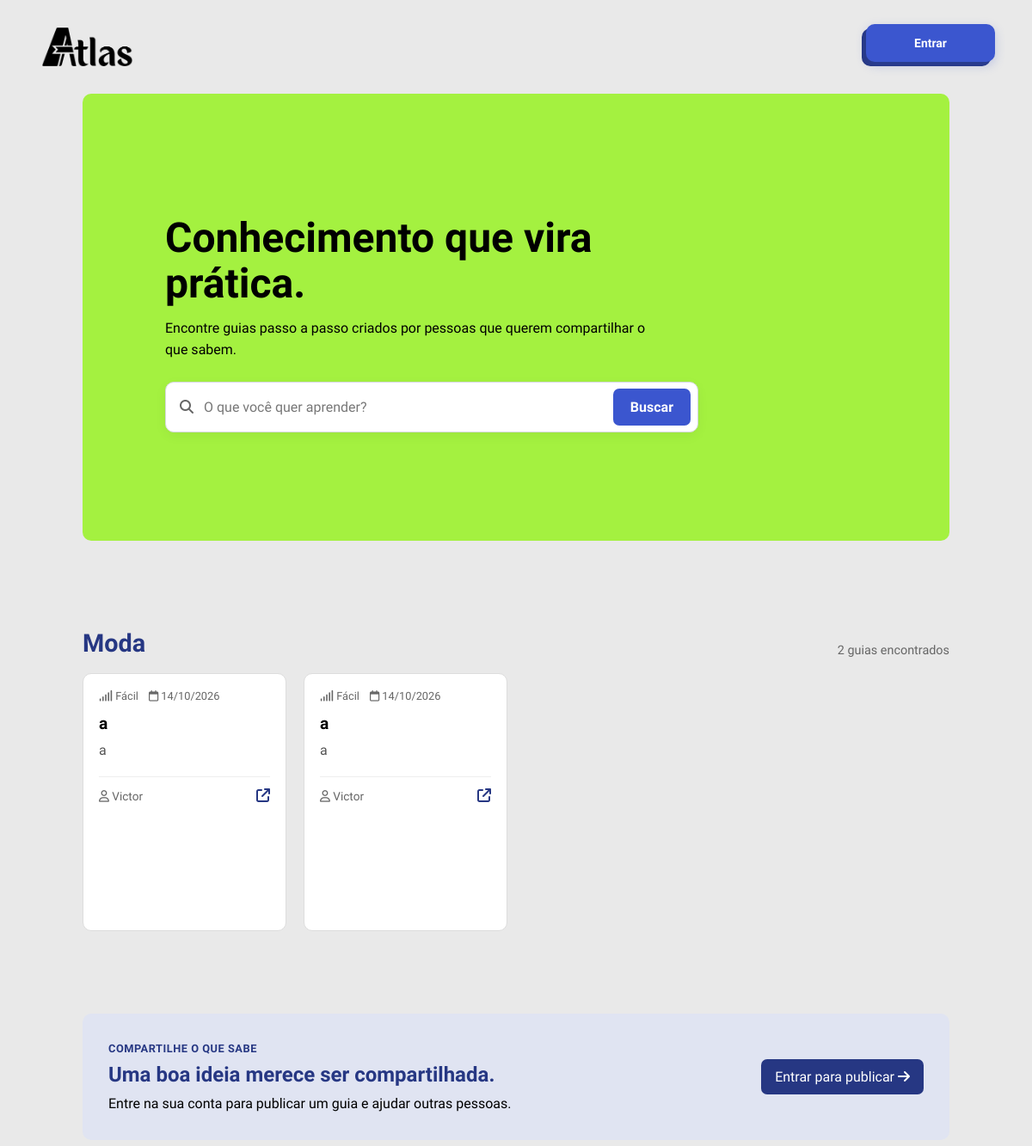
/guias_Moda.php (upper part), run on an earlier commit of the app's database.
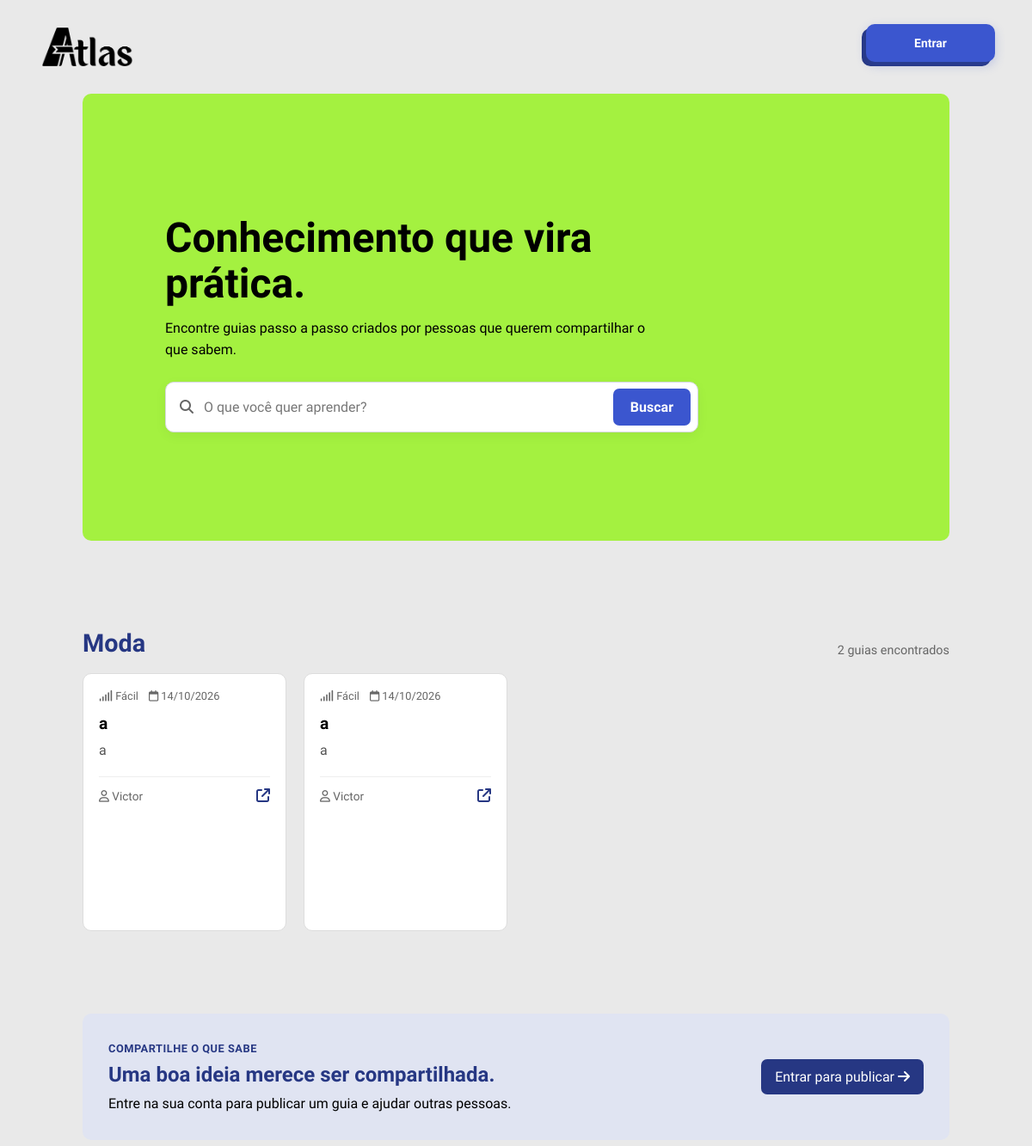
And on a later commit of the database.
### tables this page shows
CREATE TABLE `guia` (
  `id_guia` int(11) NOT NULL,
  `id_usuario` int(11) NOT NULL,
  `titulo` varchar(200) NOT NULL,
  `descricao` text NOT NULL,
  `categoria` enum('Culinária','Casa','Limpeza','Finanças','Trabalho','Educação','Saúde','Automóveis','Transporte','Tecnologia','Jardinagem','Moda','Cuidados','Manutenção','Compras') NOT NULL,
  `dificuldade` enum('Fácil','Médio','Difícil') NOT NULL,
  `capa` blob NOT NULL,
  `foto` blob NOT NULL,
  `video` mediumblob NOT NULL,
  `data_criacao` date NOT NULL DEFAULT current_timestamp(),
  `data_atualizacao` datetime DEFAULT NULL
);

CREATE TABLE `usuario` (
  `id_usuario` int(11) NOT NULL,
  `foto` blob DEFAULT NULL,
  `nome` varchar(100) NOT NULL,
  `email` varchar(150) NOT NULL,
  `senha` varchar(255) NOT NULL,
  `preferencia` enum('Culinária','Casa','Limpeza','Finanças','Trabalho','Educação','Saúde','Automóveis','Transporte','Tecnologia','Jardinagem','Moda','Cuidados','Manutenção','Compras') NOT NULL,
  `nivel` enum('1','2','3','') NOT NULL DEFAULT '3',
  `estado` enum('ativo','inativo','','') NOT NULL DEFAULT 'ativo',
  `data_criacao` datetime NOT NULL DEFAULT current_timestamp()
);

### guias_Moda.php (the view, shortened to what the changed rows need)
<?php
require_once __DIR__ . '/conexao.php';
$busca = $_GET['busca'] ?? '';
$pagina = max(1, (int)($_GET['pagina'] ?? 1));
$porPagina = 9;
$inicio = ($pagina - 1) * $porPagina;
if (isset($_POST['busca'])) {
    $sql = "SELECT COUNT(*) AS total FROM guia
        WHERE titulo LIKE '%$busca%' OR descricao LIKE '%$busca%'";
    $resultadoTotal = $conn->query($sql);
    $total = mysqli_fetch_assoc($resultadoTotal)['total'];
} else {
    $sql = "SELECT COUNT(*) AS total FROM guia
        WHERE categoria = 'Moda'";
    $resultadoTotal = $conn->query($sql);
    $total = mysqli_fetch_assoc($resultadoTotal)['total'];
}
if (isset($_POST['busca'])) {
    $sql = "SELECT g.id_guia, g.titulo, g.descricao, g.categoria, g.dificuldade,
               g.data_criacao, u.nome AS autor
        FROM guia g
        LEFT JOIN usuario u ON u.id_usuario = g.id_usuario
        WHERE g.titulo LIKE '%$busca%' OR g.descricao LIKE '%$busca%'
        ORDER BY g.data_criacao DESC
        LIMIT $porPagina OFFSET $inicio";
    $resultado = $conn->query($sql);
} else {
    $sql = "SELECT g.id_guia, g.titulo, g.descricao, g.categoria, g.dificuldade,
               g.data_criacao, u.nome AS autor
        FROM guia g
        LEFT JOIN usuario u ON u.id_usuario = g.id_usuario
        WHERE g.categoria = 'Moda'
        ORDER BY g.data_criacao DESC
        LIMIT $porPagina OFFSET $inicio";
    $resultado = $conn->query($sql);
}
function h($valor): string
{
    return htmlspecialchars((string)$valor, ENT_QUOTES, 'UTF-8');
}
?>
<!DOCTYPE html>
<html lang="pt-br">
<head>
    <link rel="stylesheet" href="https://cdnjs.cloudflare.com/ajax/libs/font-awesome/6.4.0/css/all.min.css">
    <link rel="stylesheet" href="css/guias.css">
</head>
<body>
    <main class="pagina-guias">
        <section class="hero-guias">
            <div class="hero-conteudo">
                <h1>Conhecimento que vira prática.</h1>
            </div>
        </section>
        <section class="resultados-guias">
            <div class="titulo-secao titulo-resultados">
                <div>
                    <h2>Moda</h2>
                </div>
            </div>
            <?php if ($total === 0): ?>
                <div class="estado-vazio">
                    <i class="fa-regular fa-folder-open"></i>
                    <h3>Nenhum guia encontrado</h3>
                    <p>Tente buscar por outro termo.</p>
                    <a href="guias.php">Limpar filtros</a>
                </div>
            <?php else: ?>
                <div class="grade-guias">
                    <?php while ($guia = $resultado->fetch_assoc()): ?>
                        <a class="cartao-guia" href="guia.php?id=<?= (int)$guia['id_guia'] ?>">
                            <div class="conteudo-cartao">
                                <div class="metadados-cartao">
                                    <span><i class="fa-solid fa-signal"></i> <?= h($guia['dificuldade']) ?></span>
                                    <span><i class="fa-regular fa-calendar"></i> <?= h(date('d/m/Y', strtotime($guia['data_criacao']))) ?></span>
                                </div>
                                <h3><?= h($guia['titulo']) ?></h3>
                                <p><?= h(mb_strimwidth(trim($guia['descricao']), 0, 118, '…', 'UTF-8')) ?></p>
                                <div class="rodape-cartao">
                                    <span class="autor-guia"><i class="fa-regular fa-user"></i> <?= h($guia['autor'] ?: 'Comunidade ATLAS') ?></span>
                                    <span class="abrir-guia" aria-label="Abrir guia"><i class="fa-solid fa-arrow-up-right-from-square"></i></span>
                                </div>
                            </div>
                        </a>
                    <?php endwhile; ?>
                </div>
            <?php endif; ?>
        </section>
        <?php if (!isset($_SESSION['id'])): ?>
            <section class="convite-criar">
                <div><span class="sobretitulo">COMPARTILHE O QUE SABE</span>
                    <h2>Uma boa ideia merece ser compartilhada.</h2>
                </div>
            </section>
        <?php endif; ?>
    </main>
</body>
</html>

What changed in the data, as far as the page shows it:
changed guia (number 1 of 2 on the later page): moves up the list
